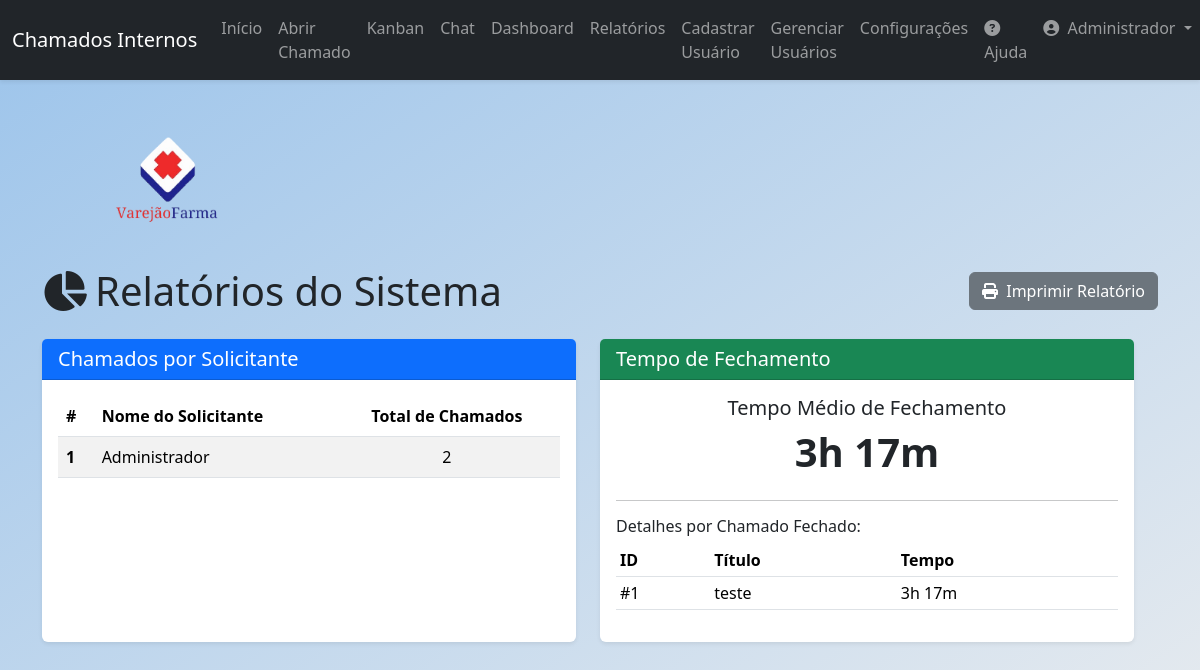
The app's page /reports (signed in), older data.
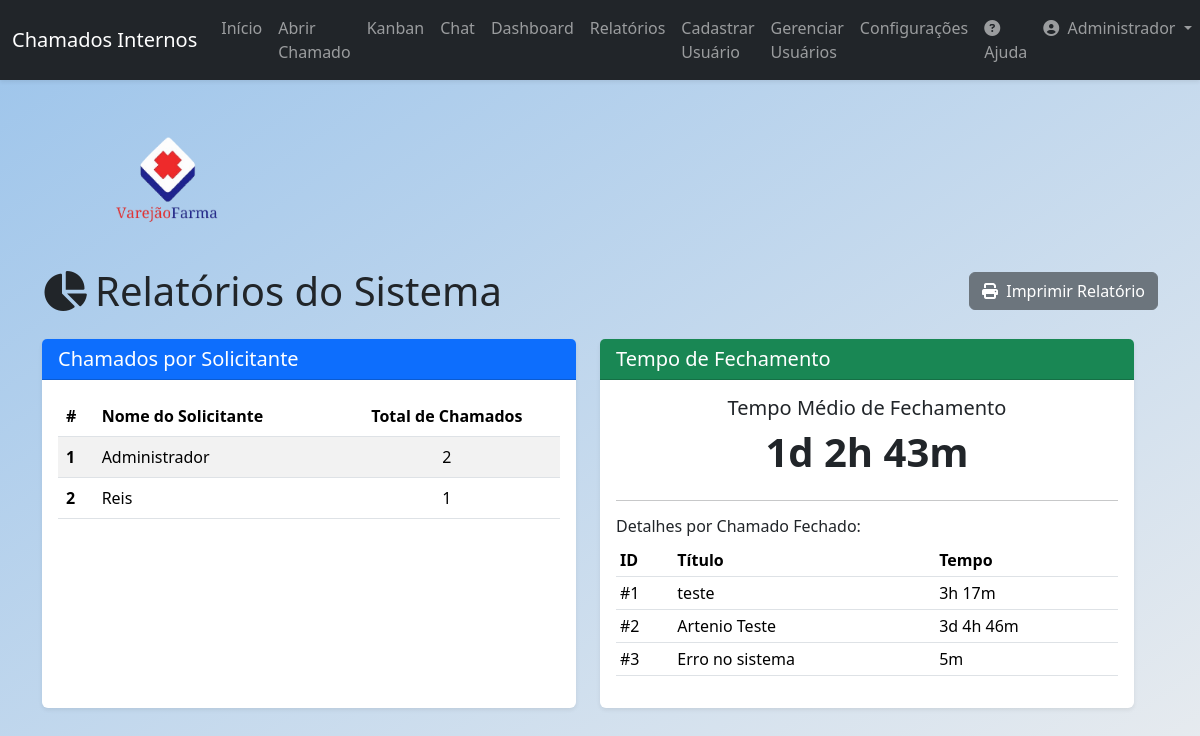
The same page, newer data.
### app/models.py (models this page shows, shortened)
class User(db.Model, UserMixin):
    id = db.Column(db.Integer, primary_key=True)
    name = db.Column(db.String(100), nullable=False)
    email = db.Column(db.String(120), unique=True, nullable=False)
    sector = db.Column(db.String(50), nullable=False)
    password = db.Column(db.String(128), nullable=False)
    access_level = db.Column(db.String(20), nullable=False, default='colaborador')
    is_active = db.Column(db.Boolean, nullable=False, default=True)
    created_at = db.Column(db.DateTime, default=datetime.utcnow)
    tickets_created = db.relationship('Ticket', backref='author', lazy=True, foreign_keys='Ticket.user_id')
    tickets_assigned = db.relationship('Ticket', backref='assignee_user', lazy=True, foreign_keys='Ticket.assigned_to')
    comments = db.relationship('Comment', backref='comment_author', lazy=True)

class Ticket(db.Model):
    id = db.Column(db.Integer, primary_key=True)
    title = db.Column(db.String(150), nullable=False)
    description = db.Column(db.Text, nullable=False)
    user_id = db.Column(db.Integer, db.ForeignKey('user.id'), nullable=False)
    origin_sector = db.Column(db.String(50), nullable=False)
    target_sector = db.Column(db.String(50), nullable=False)
    priority = db.Column(db.String(20), nullable=False, default='baixa')
    status = db.Column(db.String(20), nullable=False, default='Aberto')
    created_at = db.Column(db.DateTime, default=datetime.utcnow)
    updated_at = db.Column(db.DateTime, default=datetime.utcnow, onupdate=datetime.utcnow)
    closed_at = db.Column(db.DateTime, nullable=True, default=None)
    attachment_filename = db.Column(db.String(100), nullable=True)
    assigned_to = db.Column(db.Integer, db.ForeignKey('user.id'), nullable=True)
    comments = db.relationship('Comment', backref='ticket', lazy=True, cascade="all, delete-orphan")
    history = db.relationship('TicketHistory', backref='ticket', lazy=True, cascade="all, delete-orphan")

### app/routes.py (the view)
@main.route('/reports')
@login_required
def reports():
    if not is_tecnico(): abort(403)
    def format_timedelta(td):
        if td is None: return "N/A"
        total_seconds = int(td.total_seconds())
        days, remainder = divmod(total_seconds, 86400)
        hours, remainder = divmod(remainder, 3600)
        minutes, _ = divmod(remainder, 60)
        parts = []
        if days > 0: parts.append(f"{days}d")
        if hours > 0: parts.append(f"{hours}h")
        if minutes > 0: parts.append(f"{minutes}m")
        return " ".join(parts) if parts else "< 1m"
    tickets_per_user = db.session.query(User.name, func.count(Ticket.id).label('ticket_count')).join(Ticket, User.id == Ticket.user_id).group_by(User.name).order_by(func.count(Ticket.id).desc()).all()
    closed_tickets = Ticket.query.filter(Ticket.status == 'Fechado', Ticket.closed_at.isnot(None)).all()
    average_closing_time, closing_time_details = None, []
    if closed_tickets:
        total_seconds = sum([(t.closed_at - t.created_at).total_seconds() for t in closed_tickets])
        average_seconds = total_seconds / len(closed_tickets) if closed_tickets else 0
        average_closing_time_td = timedelta(seconds=average_seconds)
        average_closing_time = format_timedelta(average_closing_time_td)
        for ticket in closed_tickets:
            duration = ticket.closed_at - ticket.created_at
            closing_time_details.append({'id': ticket.id, 'title': ticket.title, 'author': ticket.author.name, 'duration_str': format_timedelta(duration)})
    return render_template('reports.html', title='Relatórios', tickets_per_user=tickets_per_user, average_closing_time=average_closing_time, closing_time_details=closing_time_details)

### app/__init__.py (called while the page is built)
@login_manager.user_loader
def load_user(user_id):
    from app.models import User
    return User.query.get(int(user_id))

### app/routes.py (called while the page is built)
@main.context_processor
def inject_system_settings():
    settings = SystemSettings.query.first()
    return dict(system_settings=settings)

def is_tecnico():
    return current_user.is_authenticated and (current_user.access_level == 'tecnico' or current_user.access_level == 'administrador')

### app/templates/reports.html
{% extends "base.html" %}
{% block content %}
<div class="row mt-4">
    <div class="col-12 mb-3 d-print-none">
       <img src="{% if system_settings and system_settings.logo_filename %}{{ url_for('static', filename='uploads/' + system_settings.logo_filename) }}{% else %}https://neosul.com.br/clientes/1/img/logo.png{% endif %}" alt="Logo" style="max-width: 250px; height: auto;">
    </div>
    <div class="d-flex justify-content-between align-items-center mb-4 d-print-none">
        <h1 class="mb-0"><i class="fas fa-chart-pie me-2"></i>Relatórios do Sistema</h1>
        <button id="print-report-btn" class="btn btn-secondary">
            <i class="fas fa-print me-1"></i> Imprimir Relatório
        </button>
    </div>
    <div class="row">
        <div class="col-md-6 mb-4">
            <div class="card shadow-sm h-100">
                <div class="card-header bg-primary text-white">
                    <h5 class="mb-0">Chamados por Solicitante</h5>
                </div>
                <div class="card-body">
                    {% if tickets_per_user %}
                        <table class="table table-striped table-hover">
                            <thead>
                                <tr>
                                    <th scope="col">#</th>
                                    <th scope="col">Nome do Solicitante</th>
                                    <th scope="col" class="text-center">Total de Chamados</th>
                                </tr>
                            </thead>
                            <tbody>
                                {% for user in tickets_per_user %}
                                <tr>
                                    <th scope="row">{{ loop.index }}</th>
                                    <td>{{ user.name }}</td>
                                    <td class="text-center">{{ user.ticket_count }}</td>
                                </tr>
                                {% endfor %}
                            </tbody>
                        </table>
                    {% else %}
                        <p class="text-muted">Nenhum chamado aberto ainda para gerar este relatório.</p>
                    {% endif %}
                </div>
            </div>
        </div>
        <div class="col-md-6 mb-4">
            <div class="card shadow-sm h-100">
                <div class="card-header bg-success text-white">
                    <h5 class="mb-0">Tempo de Fechamento</h5>
                </div>
                <div class="card-body">
                    <div class="text-center mb-4">
                        <h5>Tempo Médio de Fechamento</h5>
                        <p class="display-6 fw-bold">{{ average_closing_time or 'N/A' }}</p>
                    </div>
                    <hr>
                    <h6>Detalhes por Chamado Fechado:</h6>
                    {% if closing_time_details %}
                        <table class="table table-sm table-hover">
                            <thead>
                                <tr>
                                    <th>ID</th>
                                    <th>Título</th>
                                    <th>Tempo</th>
                                </tr>
                            </thead>
                            <tbody>
                                {% for detail in closing_time_details %}
                                <tr>
                                    <td>#{{ detail.id }}</td>
                                    <td>{{ detail.title | truncate(30, True) }}</td>
                                    <td>{{ detail.duration_str }}</td>
                                </tr>
                                {% endfor %}
                            </tbody>
                        </table>
                    {% else %}
                        <p class="text-muted">Nenhum chamado fechado ainda para gerar este relatório.</p>
                    {% endif %}
                </div>
            </div>
        </div>
    </div>
{% endblock content %}

### app/templates/components/navbar.html (shortened to what this page needs)
<nav class="navbar navbar-expand-lg navbar-dark bg-dark shadow-sm">
    <div class="container-fluid">
        <a class="navbar-brand" href="{{ url_for('main.home') }}">Chamados Internos</a>
        <div class="collapse navbar-collapse" id="navbarNav">
            <ul class="navbar-nav me-auto mb-2 mb-lg-0">
                {% if current_user.is_authenticated %}
                    <li class="nav-item">
                        <a class="nav-link" href="{{ url_for('main.home') }}">Início</a>
                    </li>
                    <li class="nav-item">
                        <a class="nav-link" href="{{ url_for('main.create_ticket') }}">Abrir Chamado</a>
                    </li>
                    <li class="nav-item">
                        <a class="nav-link" href="{{ url_for('main.tickets_kanban') }}">Kanban</a>
                    </li>
                    <li class="nav-item">
                        <a id="nav-chat-link" class="nav-link position-relative" href="{{ url_for('main.chat_users') }}">
                            Chat
                        </a>
                    </li>
                    {% if current_user.access_level in ['tecnico', 'administrador'] %}
                        <li class="nav-item">
                            <a class="nav-link" href="{{ url_for('main.dashboard') }}">Dashboard</a>
                        </li>
                        <li class="nav-item">
                            <a class="nav-link" href="{{ url_for('main.reports') }}">Relatórios</a>
                        </li>
                    {% endif %}
                    {% if current_user.access_level == 'administrador' %}
                        <li class="nav-item">
                            <a class="nav-link" href="{{ url_for('main.register') }}">Cadastrar Usuário</a>
                        </li>
                        <li class="nav-item">
                            <a class="nav-link" href="{{ url_for('main.user_management') }}">Gerenciar Usuários</a>
                        </li>
                        <li class="nav-item">
                            <a class="nav-link" href="{{ url_for('main.settings') }}">Configurações</a>
                        </li>
                    {% endif %}
                {% endif %}
            </ul>
            <ul class="navbar-nav ms-auto mb-2 mb-lg-0">
                {% if current_user.is_authenticated %}
                    <li class="nav-item">
                        <a class="nav-link" href="{{ url_for('main.help') }}"><i class="fas fa-question-circle me-1"></i>Ajuda</a>
                    </li>
                    <li class="nav-item dropdown">
                        <a class="nav-link dropdown-toggle" href="#" id="navbarDropdown" role="button" data-bs-toggle="dropdown" aria-expanded="false">
                            <i class="fas fa-user-circle me-1"></i> {{ current_user.name }}
                        </a>
                    </li>
                {% else %}
                    <li class="nav-item">
                        <a class="nav-link" href="{{ url_for('main.login') }}">Login</a>
                    </li>
                {% endif %}
            </ul>
        </div>
    </div>
</nav>

Row changes from the older to the newer data that the page shows:
added User: name "Reis", ticket_count "1"
now on this page (row edited): Ticket: title "Artenio Teste"
added Ticket: title "Erro no sistema"
Text that changed along with them:
{{ average_closing_time or 'N/A' }}: "3h 17m" → "1d 2h 43m"
new list line: "# 2 3d 4h 46m"
new list line: "# 3 5m"
